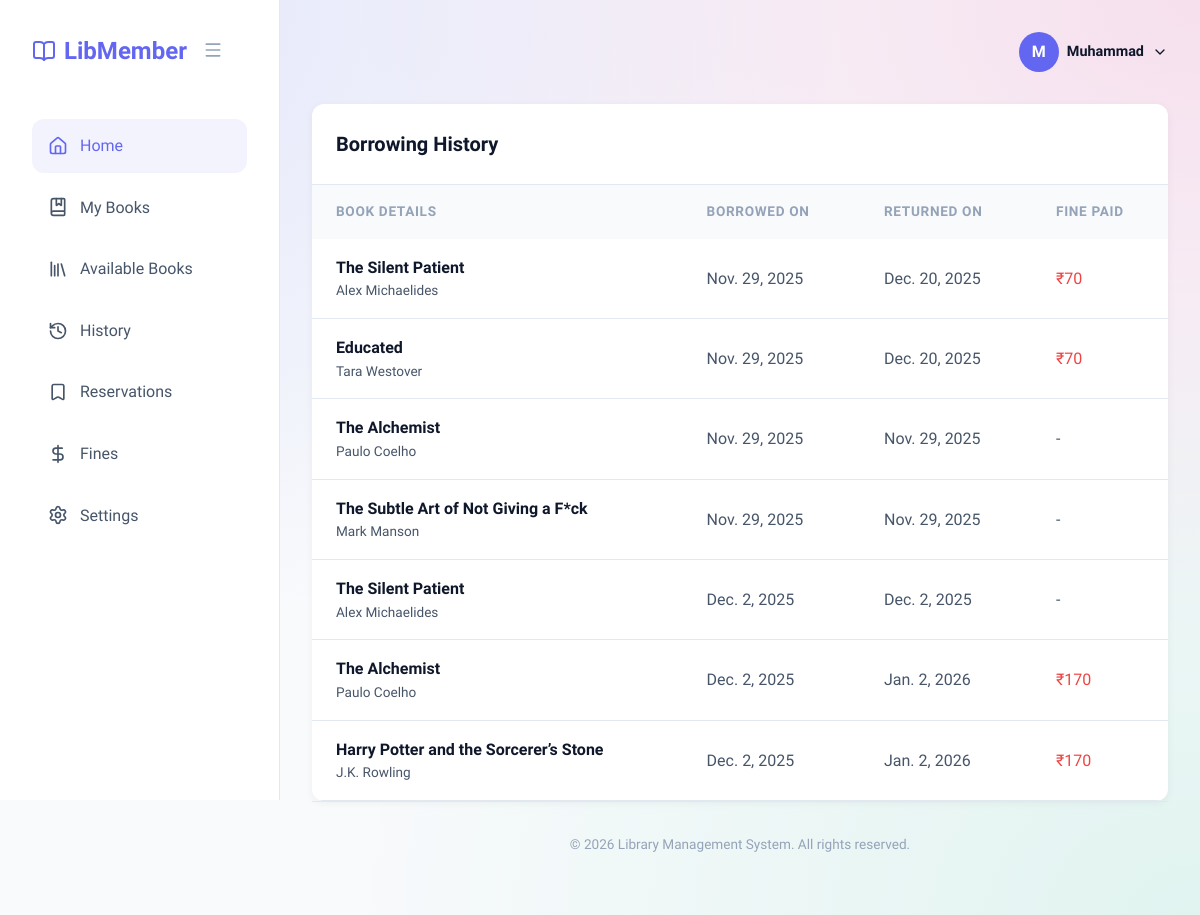
Page /history/ (signed in) on the earlier database version.
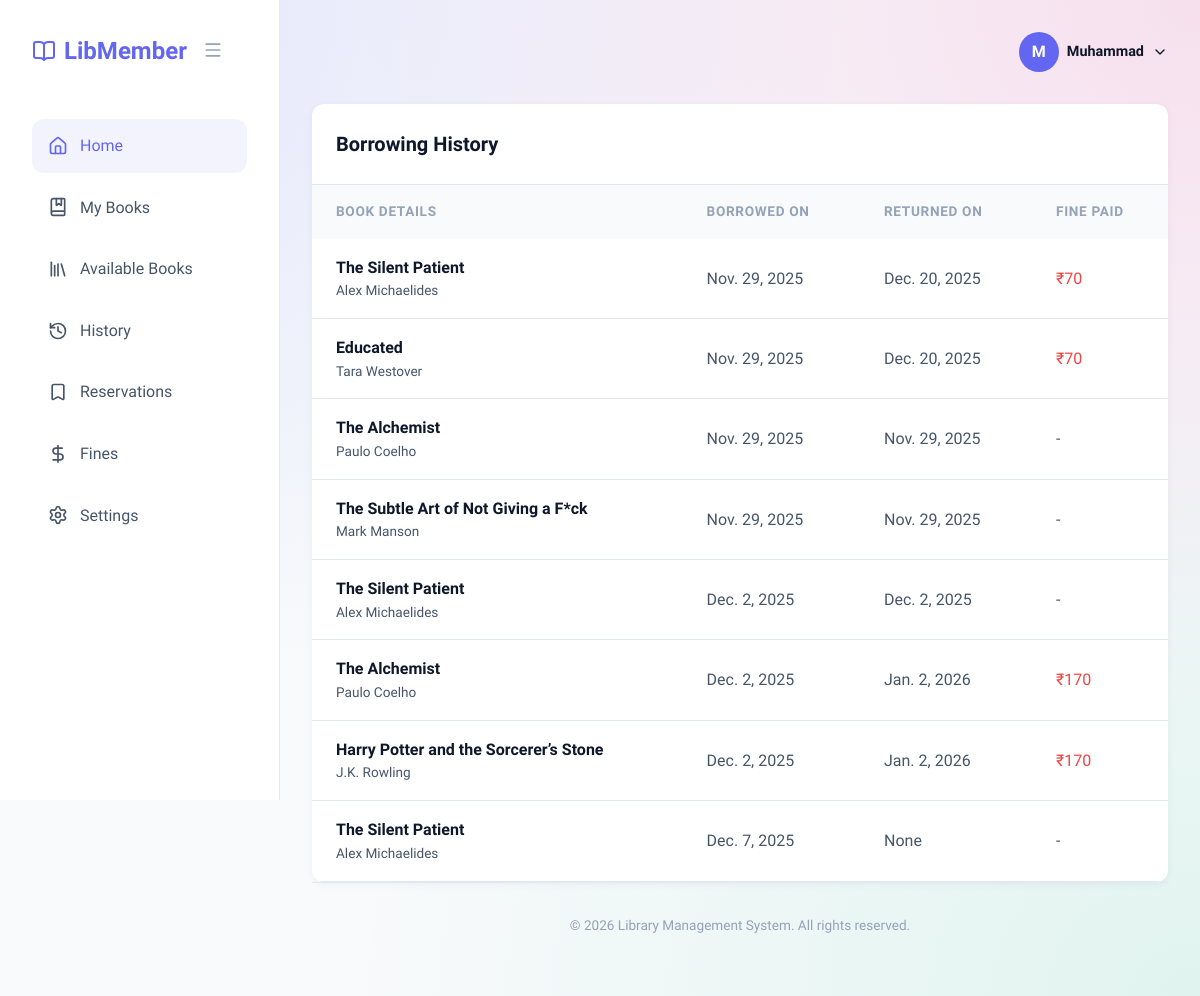
Same page on the later database version.
### library_management/models.py (models this page shows, shortened)
class BorrowRecord(models.Model):
    book = models.ForeignKey(Book, on_delete=models.CASCADE)
    borrower = models.ForeignKey(Member, on_delete=models.CASCADE)
    borrow_date = models.DateField()
    return_date = models.DateField(null=True, blank=True)
    due_date = models.DateField()
    is_returned = models.BooleanField(default=False)
    is_overdue = models.BooleanField(default=False)
    fine = models.IntegerField(default=0)
    borrow_duration = models.DurationField(null=True,blank=True)

class Book(models.Model):
    STATUS_CHOICE = [
        ('available', 'Available'),
        ('unavailable', 'Unavailable')
    ]
    Genre_CHOICE = [
        ('fiction', 'Fiction'),
        ('nonfiction', 'Non-Fiction'),
        ('biography', 'Biography'),
        ('selfhelp', 'Self-Help'),
        ('children', 'Children'),
        ('youngadult', 'Young Adult'),
        ('mystery', 'Mystery'),
        ('romance', 'Romance'),
        ('thriller', 'Thriller'),
        ('history', 'History')
    ]
    Title = models.CharField(max_length=50)
    Author = models.CharField(max_length=50)
    Price = models.IntegerField()
    Published_date = models.DateField(default=date.today)
    Image = models.ImageField(upload_to='images/')
    ISBN = models.CharField(max_length=50, unique=True)
    Pages = models.IntegerField()
    Status = models.CharField(max_length=50, choices=STATUS_CHOICE, default='available')
    Genre = models.CharField(max_length=50, choices=Genre_CHOICE)
    Added_on = models.DateTimeField(auto_now_add=True)
    Updated_on = models.DateTimeField(auto_now=True)

### library_management/views.py (the view)
# urls.py: path('history/',views.member_history,name='member_history'),
def member_history(request):
    if request.session.get('is_logged_in'):
        user = User.objects.get(id=request.session['user_id'])
        history = []
        try:
            member = Member.objects.get(user=user)
            all_records = BorrowRecord.objects.filter(borrower=member).order_by('borrow_date')
            for record in all_records:
                history.append(record)
            context = {
                'history': history
            }
            return render(request, 'member_history.html', context)
        except Member.DoesNotExist:
            messages.error(request, 'Member profile not found.')
            return redirect('/home/')
    else:
        return redirect('/login/')

### library_management/templates/member_history.html (shortened to what this page needs)
{% extends 'member_base.html' %}
{% block body %}
    <div
        style="background: white; border-radius: var(--radius-md); box-shadow: 0 2px 8px rgba(0,0,0,0.05); overflow: hidden;">
        <div style="padding: 1.5rem; border-bottom: 1px solid var(--border-light);">
            <h2 style="font-size: 1.25rem; font-weight: 700;">Borrowing History</h2>
        </div>
        <div style="overflow-x: auto;">
            <table style="width: 100%; border-collapse: collapse;">
                <thead>
                    <tr style="background: var(--bg-body); text-align: left;">
                        <th
                            style="padding: 1rem 1.5rem; font-weight: 600; color: var(--text-muted); font-size: 0.85rem; text-transform: uppercase; letter-spacing: 0.05em;">
                            Book Details</th>
                        <th
                            style="padding: 1rem 1.5rem; font-weight: 600; color: var(--text-muted); font-size: 0.85rem; text-transform: uppercase; letter-spacing: 0.05em;">
                            Borrowed On</th>
                        <th
                            style="padding: 1rem 1.5rem; font-weight: 600; color: var(--text-muted); font-size: 0.85rem; text-transform: uppercase; letter-spacing: 0.05em;">
                            Returned On</th>
                        <th
                            style="padding: 1rem 1.5rem; font-weight: 600; color: var(--text-muted); font-size: 0.85rem; text-transform: uppercase; letter-spacing: 0.05em;">
                            Fine Paid</th>
                    </tr>
                </thead>
                <tbody>
                    {% for record in history %}
                    <tr style="border-bottom: 1px solid var(--border-light);">
                        <td style="padding: 1rem 1.5rem;">
                            <div style="font-weight: 600; color: var(--text-main);">{{ record.book.Title }}</div>
                            <div style="font-size: 0.85rem; color: var(--text-secondary);">{{ record.book.Author }}
                            </div>
                        </td>
                        <td style="padding: 1rem 1.5rem; color: var(--text-secondary);">{{ record.borrow_date }}</td>
                        <td style="padding: 1rem 1.5rem; color: var(--text-secondary);">{{ record.return_date }}</td>
                        <td style="padding: 1rem 1.5rem; color: var(--text-secondary);">
                            {% if record.fine > 0 %}
                            <span style="color: var(--danger);">₹{{ record.fine }}</span>
                            {% else %}
                            -
                            {% endif %}
                        </td>
                    </tr>
                    {% empty %}
                    <tr>
                        <td colspan="4" style="padding: 2rem; text-align: center; color: var(--text-muted);">
                            No history available.
                        </td>
                    </tr>
                    {% endfor %}
                </tbody>
            </table>
        </div>
    </div>
{% endblock body %}

Differences in the rows shown:
added BorrowRecord: book.Title "The Silent Patient", book.Author "Alex Michaelides", borrow_date "Dec. 7, 2025", return_date "None"
